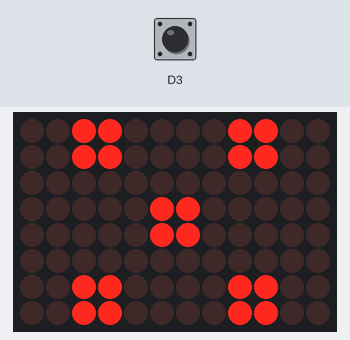
Simulated run of this sketch. Board: Arduino Uno R4 WiFi. Shown: 12×8 LED matrix. Inputs (shaded band) come from the test bench; at power-on: D3 HIGH. Random numbers use the default seed unless the sketch sets one.

Above: at 0.56 s.
1.3 s: D3 driven LOW
2.8 s: D3 pulsed HIGH 2 times (0.12 s each, 0.3 s apart)
At 3.06 s:
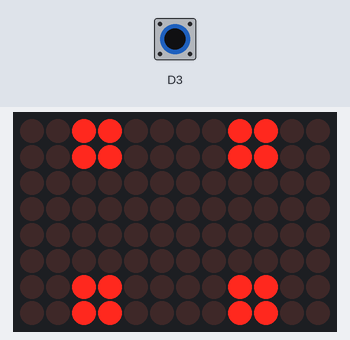
At 4.5 s:
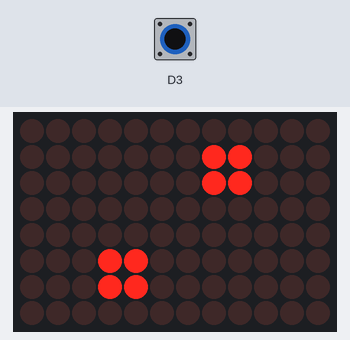
Timing chart, 0 to 6.0 s (numbered marks = the images above; inputs shaded):
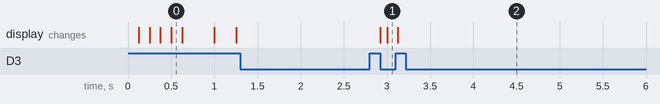

Measured:
- after the input at 1.3 s, every drawn part: stays the same
- after the input at 2.8 s, the display: first changes after 0.12 s (image 1 shows a later state)

The sketch:

dice.ino
```cpp
#include "RTC.h"
#include "Arduino_LED_Matrix.h"

ArduinoLEDMatrix matrix;
RTCTime time(17, Month::APRIL, 2025, 10, 15, 00, DayOfWeek::THURSDAY, SaveLight::SAVING_TIME_ACTIVE);


volatile bool irq_time = false;
volatile bool irq_button = false;
bool rolling = true;
uint8_t last_roll { 0 };


const uint32_t animation_delay {200};


const uint32_t dice[][4] = {
	{
		0x600f,
		0x1f81f80,
		0xf0060000,
		animation_delay
	},
	{
		0x1801,
		0x80000001,
		0x80180000,
		animation_delay
	},
	{
		0xc00c00,
		0x600600,
		0x300300,
    animation_delay
	},
	{
		0x30c30c00,
		0x0,
		0x30c30c,
		animation_delay
	},
	{
		0x30c30c00,
		0x600600,
		0x30c30c,
		animation_delay
	},
	{
		0x19819800,
		0x1981980,
		0x198198,
		animation_delay
	}
};


void timer ( )
{
  irq_time = true;
}


void button ( )
{
  irq_button = true;
}


void setup()
{
  attachInterrupt(digitalPinToInterrupt(3), button, FALLING);


  randomSeed(analogRead(A5));


  RTC.begin();
  RTC.setTime(time);


  RTC.setPeriodicCallback(timer, Period::N8_TIMES_EVERY_SEC);


  matrix.begin();
  matrix.loadSequence(dice);
}


void loop()
{
  if ( irq_button )
  {
    irq_button = false;
    rolling = !rolling;
  }

  if ( irq_time && rolling )
  {
    irq_time = false;
    last_roll = random(0, 6);
  }

  matrix.renderFrame(last_roll);
}
```
